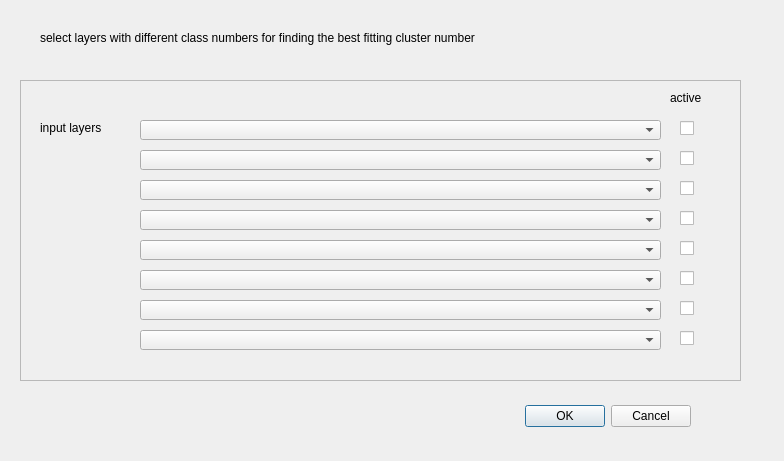
<?xml version="1.0" encoding="UTF-8"?>
<ui version="4.0">
 <class>ClassNumberDialogBase</class>
 <widget class="QDialog" name="ClassNumberDialogBase">
  <property name="geometry">
   <rect>
    <x>0</x>
    <y>0</y>
    <width>784</width>
    <height>461</height>
   </rect>
  </property>
  <property name="windowTitle">
   <string>find class number</string>
  </property>
  <widget class="QDialogButtonBox" name="button_box">
   <property name="geometry">
    <rect>
     <x>350</x>
     <y>400</y>
     <width>341</width>
     <height>32</height>
    </rect>
   </property>
   <property name="orientation">
    <enum>Qt::Horizontal</enum>
   </property>
   <property name="standardButtons">
    <set>QDialogButtonBox::Cancel|QDialogButtonBox::Ok</set>
   </property>
  </widget>
  <widget class="QComboBox" name="cb_inVector">
   <property name="geometry">
    <rect>
     <x>140</x>
     <y>120</y>
     <width>521</width>
     <height>20</height>
    </rect>
   </property>
  </widget>
  <widget class="QLabel" name="label">
   <property name="geometry">
    <rect>
     <x>40</x>
     <y>120</y>
     <width>81</width>
     <height>16</height>
    </rect>
   </property>
   <property name="text">
    <string>input layers</string>
   </property>
  </widget>
  <widget class="QComboBox" name="cb_inVector_2">
   <property name="geometry">
    <rect>
     <x>140</x>
     <y>150</y>
     <width>521</width>
     <height>20</height>
    </rect>
   </property>
  </widget>
  <widget class="QComboBox" name="cb_inVector_3">
   <property name="geometry">
    <rect>
     <x>140</x>
     <y>180</y>
     <width>521</width>
     <height>20</height>
    </rect>
   </property>
  </widget>
  <widget class="QComboBox" name="cb_inVector_4">
   <property name="geometry">
    <rect>
     <x>140</x>
     <y>210</y>
     <width>521</width>
     <height>20</height>
    </rect>
   </property>
  </widget>
  <widget class="QComboBox" name="cb_inVector_5">
   <property name="geometry">
    <rect>
     <x>140</x>
     <y>240</y>
     <width>521</width>
     <height>20</height>
    </rect>
   </property>
  </widget>
  <widget class="QComboBox" name="cb_inVector_6">
   <property name="geometry">
    <rect>
     <x>140</x>
     <y>270</y>
     <width>521</width>
     <height>20</height>
    </rect>
   </property>
  </widget>
  <widget class="QLabel" name="label_2">
   <property name="geometry">
    <rect>
     <x>40</x>
     <y>30</y>
     <width>641</width>
     <height>16</height>
    </rect>
   </property>
   <property name="text">
    <string>select layers with different class numbers for finding the best fitting cluster number</string>
   </property>
  </widget>
  <widget class="QFrame" name="frame">
   <property name="geometry">
    <rect>
     <x>20</x>
     <y>80</y>
     <width>721</width>
     <height>301</height>
    </rect>
   </property>
   <property name="frameShape">
    <enum>QFrame::StyledPanel</enum>
   </property>
   <property name="frameShadow">
    <enum>QFrame::Raised</enum>
   </property>
   <widget class="QCheckBox" name="checkBox">
    <property name="geometry">
     <rect>
      <x>660</x>
      <y>40</y>
      <width>70</width>
      <height>17</height>
     </rect>
    </property>
    <property name="text">
     <string/>
    </property>
   </widget>
   <widget class="QCheckBox" name="checkBox_2">
    <property name="geometry">
     <rect>
      <x>660</x>
      <y>70</y>
      <width>70</width>
      <height>17</height>
     </rect>
    </property>
    <property name="text">
     <string/>
    </property>
   </widget>
   <widget class="QCheckBox" name="checkBox_3">
    <property name="geometry">
     <rect>
      <x>660</x>
      <y>100</y>
      <width>70</width>
      <height>17</height>
     </rect>
    </property>
    <property name="text">
     <string/>
    </property>
   </widget>
   <widget class="QCheckBox" name="checkBox_4">
    <property name="geometry">
     <rect>
      <x>660</x>
      <y>130</y>
      <width>70</width>
      <height>17</height>
     </rect>
    </property>
    <property name="text">
     <string/>
    </property>
   </widget>
   <widget class="QCheckBox" name="checkBox_5">
    <property name="geometry">
     <rect>
      <x>660</x>
      <y>160</y>
      <width>70</width>
      <height>17</height>
     </rect>
    </property>
    <property name="text">
     <string/>
    </property>
   </widget>
   <widget class="QCheckBox" name="checkBox_6">
    <property name="geometry">
     <rect>
      <x>660</x>
      <y>190</y>
      <width>70</width>
      <height>17</height>
     </rect>
    </property>
    <property name="text">
     <string/>
    </property>
   </widget>
   <widget class="QLabel" name="label_4">
    <property name="geometry">
     <rect>
      <x>650</x>
      <y>10</y>
      <width>51</width>
      <height>16</height>
     </rect>
    </property>
    <property name="text">
     <string>active</string>
    </property>
   </widget>
   <widget class="QComboBox" name="cb_inVector_7">
    <property name="geometry">
     <rect>
      <x>120</x>
      <y>220</y>
      <width>521</width>
      <height>20</height>
     </rect>
    </property>
   </widget>
   <widget class="QComboBox" name="cb_inVector_8">
    <property name="geometry">
     <rect>
      <x>120</x>
      <y>250</y>
      <width>521</width>
      <height>20</height>
     </rect>
    </property>
   </widget>
   <widget class="QCheckBox" name="checkBox_7">
    <property name="geometry">
     <rect>
      <x>660</x>
      <y>220</y>
      <width>70</width>
      <height>17</height>
     </rect>
    </property>
    <property name="text">
     <string/>
    </property>
   </widget>
   <widget class="QCheckBox" name="checkBox_8">
    <property name="geometry">
     <rect>
      <x>660</x>
      <y>250</y>
      <width>70</width>
      <height>17</height>
     </rect>
    </property>
    <property name="text">
     <string/>
    </property>
   </widget>
  </widget>
  <zorder>frame</zorder>
  <zorder>button_box</zorder>
  <zorder>cb_inVector</zorder>
  <zorder>label</zorder>
  <zorder>cb_inVector_2</zorder>
  <zorder>cb_inVector_3</zorder>
  <zorder>cb_inVector_4</zorder>
  <zorder>cb_inVector_5</zorder>
  <zorder>cb_inVector_6</zorder>
  <zorder>label_2</zorder>
 </widget>
 <resources/>
 <connections>
  <connection>
   <sender>button_box</sender>
   <signal>accepted()</signal>
   <receiver>ClassNumberDialogBase</receiver>
   <slot>accept()</slot>
   <hints>
    <hint type="sourcelabel">
     <x>20</x>
     <y>20</y>
    </hint>
    <hint type="destinationlabel">
     <x>20</x>
     <y>20</y>
    </hint>
   </hints>
  </connection>
  <connection>
   <sender>button_box</sender>
   <signal>rejected()</signal>
   <receiver>ClassNumberDialogBase</receiver>
   <slot>reject()</slot>
   <hints>
    <hint type="sourcelabel">
     <x>20</x>
     <y>20</y>
    </hint>
    <hint type="destinationlabel">
     <x>20</x>
     <y>20</y>
    </hint>
   </hints>
  </connection>
 </connections>
</ui>
